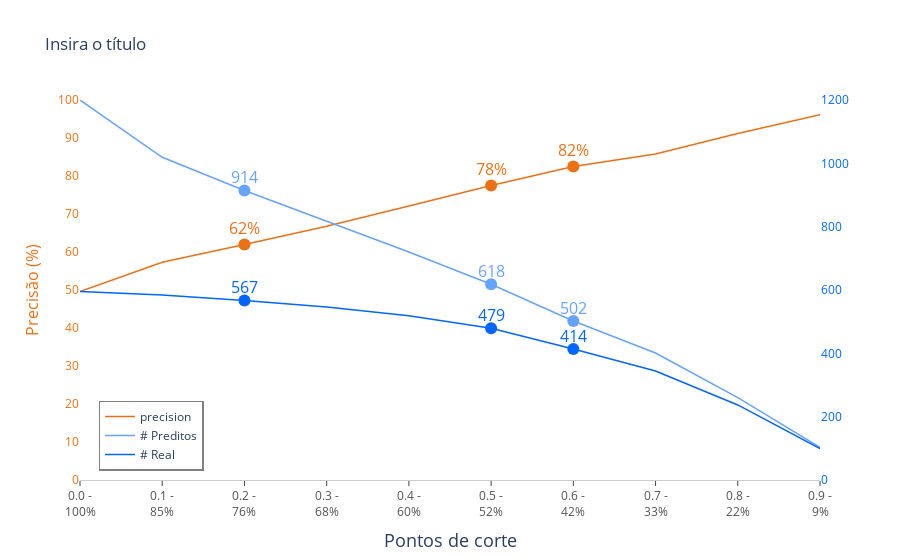

The code cell stored with this chart in its notebook:
### Code cell
PlotPrecision(df_metrics, thresholds = [0.2, 0.5, 0.6])

### Figure 1 — Plotly figure (JSON) as saved in the notebook; plotly's stock layout.template omitted (floating-point values rounded to 4 significant figures)
{"data": [{"line": {"color": "rgb(236,112,20)", "width": 1.5}, "mode": "lines", "name": "precision", "type": "scatter", "x": ["0.0 -<br>100%", "0.1 -<br>85%", "0.2 -<br>76%", "0.3 -<br>68%", "0.4 -<br>60%", "0.5 -<br>52%", "0.6 -<br>42%", "0.7 -<br>33%", "0.8 -<br>22%", "0.9 -<br>9%"], "y": ["49.6", "57.3", "62.0", "66.8", "72.1", "77.5", "82.5", "85.8", "91.2", "96.1"]}, {"line": {"color": "rgb(102, 163, 255)", "width": 1.5}, "mode": "lines", "name": "# Preditos", "type": "scatter", "x": ["0.0 -<br>100%", "0.1 -<br>85%", "0.2 -<br>76%", "0.3 -<br>68%", "0.4 -<br>60%", "0.5 -<br>52%", "0.6 -<br>42%", "0.7 -<br>33%", "0.8 -<br>22%", "0.9 -<br>9%"], "y": [1200, 1019, 914, 817, 720, 618, 502, 401, 260, 103], "yaxis": "y2"}, {"line": {"color": "rgb(0, 102, 255)", "width": 1.5}, "mode": "lines", "name": "# Real", "type": "scatter", "x": ["0.0 -<br>100%", "0.1 -<br>85%", "0.2 -<br>76%", "0.3 -<br>68%", "0.4 -<br>60%", "0.5 -<br>52%", "0.6 -<br>42%", "0.7 -<br>33%", "0.8 -<br>22%", "0.9 -<br>9%"], "y": [595, 584, 567, 546, 519, 479, 414, 344, 237, 99], "yaxis": "y2"}, {"marker": {"color": "rgb(236,112,20)", "size": 12}, "mode": "markers", "name": "", "showlegend": false, "type": "scatter", "x": ["0.2 -<br>76%"], "y": ["62.0"]}, {"marker": {"color": "rgb(102, 163, 255)", "size": 12}, "mode": "markers", "name": "", "showlegend": false, "type": "scatter", "x": ["0.2 -<br>76%"], "y": [914], "yaxis": "y2"}, {"marker": {"color": "rgb(0, 102, 255)", "size": 12}, "mode": "markers", "name": "", "showlegend": false, "type": "scatter", "x": ["0.2 -<br>76%"], "y": [567], "yaxis": "y2"}, {"marker": {"color": "rgb(236,112,20)", "size": 12}, "mode": "markers", "name": "", "showlegend": false, "type": "scatter", "x": ["0.5 -<br>52%"], "y": ["77.5"]}, {"marker": {"color": "rgb(102, 163, 255)", "size": 12}, "mode": "markers", "name": "", "showlegend": false, "type": "scatter", "x": ["0.5 -<br>52%"], "y": [618], "yaxis": "y2"}, {"marker": {"color": "rgb(0, 102, 255)", "size": 12}, "mode": "markers", "name": "", "showlegend": false, "type": "scatter", "x": ["0.5 -<br>52%"], "y": [479], "yaxis": "y2"}, {"marker": {"color": "rgb(236,112,20)", "size": 12}, "mode": "markers", "name": "", "showlegend": false, "type": "scatter", "x": ["0.6 -<br>42%"], "y": ["82.5"]}, {"marker": {"color": "rgb(102, 163, 255)", "size": 12}, "mode": "markers", "name": "", "showlegend": false, "type": "scatter", "x": ["0.6 -<br>42%"], "y": [502], "yaxis": "y2"}, {"marker": {"color": "rgb(0, 102, 255)", "size": 12}, "mode": "markers", "name": "", "showlegend": false, "type": "scatter", "x": ["0.6 -<br>42%"], "y": [414], "yaxis": "y2"}], "layout": {"annotations": [{"font": {"color": "rgb(236,112,20)", "size": 16}, "showarrow": false, "text": "62%", "x": "0.2 -<br>76%", "xanchor": "center", "y": 63, "yanchor": "bottom"}, {"font": {"color": "rgb(102, 163, 255)", "size": 16}, "showarrow": false, "text": "914", "x": "0.2 -<br>76%", "xanchor": "center", "y": 915, "yanchor": "bottom", "yref": "y2"}, {"font": {"color": "rgb(0, 102, 255)", "size": 16}, "showarrow": false, "text": "567", "x": "0.2 -<br>76%", "xanchor": "center", "y": 568, "yanchor": "bottom", "yref": "y2"}, {"font": {"color": "rgb(236,112,20)", "size": 16}, "showarrow": false, "text": "78%", "x": "0.5 -<br>52%", "xanchor": "center", "y": 78.5, "yanchor": "bottom"}, {"font": {"color": "rgb(102, 163, 255)", "size": 16}, "showarrow": false, "text": "618", "x": "0.5 -<br>52%", "xanchor": "center", "y": 619, "yanchor": "bottom", "yref": "y2"}, {"font": {"color": "rgb(0, 102, 255)", "size": 16}, "showarrow": false, "text": "479", "x": "0.5 -<br>52%", "xanchor": "center", "y": 480, "yanchor": "bottom", "yref": "y2"}, {"font": {"color": "rgb(236,112,20)", "size": 16}, "showarrow": false, "text": "82%", "x": "0.6 -<br>42%", "xanchor": "center", "y": 83.5, "yanchor": "bottom"}, {"font": {"color": "rgb(102, 163, 255)", "size": 16}, "showarrow": false, "text": "502", "x": "0.6 -<br>42%", "xanchor": "center", "y": 503, "yanchor": "bottom", "yref": "y2"}, {"font": {"color": "rgb(0, 102, 255)", "size": 16}, "showarrow": false, "text": "414", "x": "0.6 -<br>42%", "xanchor": "center", "y": 415, "yanchor": "bottom", "yref": "y2"}], "legend": {"bgcolor": "white", "bordercolor": "gray", "borderwidth": 1.5, "title": {"text": ""}, "x": 0.025, "y": 0.025}, "plot_bgcolor": "white", "title": {"text": "Insira o título"}, "xaxis": {"linecolor": "rgb(204,204,204)", "showline": true, "tickangle": 0, "tickfont": {"color": "rgb(82,82,82)", "size": 12}, "ticks": "outside", "title": {"font": {"size": 18}, "text": "Pontos de corte"}}, "yaxis": {"dtick": 10, "range": [0, 100], "showticklabels": true, "tickfont": {"color": "rgb(236,112,20)"}, "title": {"font": {"color": "rgb(236,112,20)", "size": 16}, "text": "Precisão (%)"}}, "yaxis2": {"overlaying": "y", "range": [0, 1200], "showticklabels": true, "side": "right", "tickfont": {"color": "rgb(0, 102, 255)"}, "title": {"font": {"color": "rgb(0, 102, 255)"}}}}}
